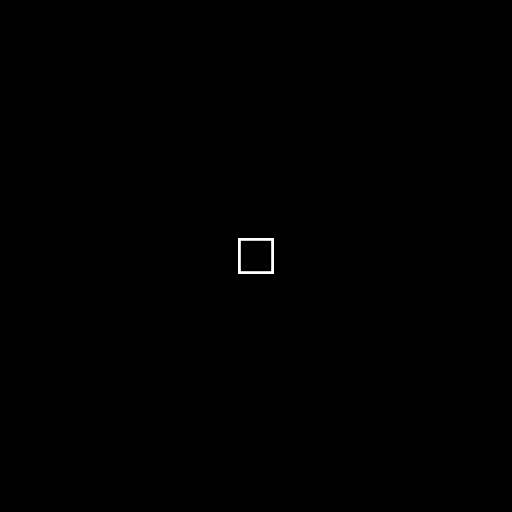
%> input picture kuang.jpg, 512 x 512 px
$ octave sphereLightSource2.m   (GNU Octave 9; MATLAB toolbox functions it lacks are replaced by stand-ins)
%> lines starting %> are read from the running program, lines starting %| are printed output that depends on the picture
### fresnelDiffraction.m
%% Simulate fresnell diffraction

function Y = fresnelDiffraction(X,z0,d0,lambda)
    N = length(X);
    if size(X,2)~=N
        error('X is not square');
    end

    k = 2*pi/lambda;

    dx0 = d0; dy0 = d0;
    dx = lambda*z0/N/d0;    %源目标的采样到接受平面采样间隔的换算
    dy = dx;

    Y = zeros(size(X));
    EXP0 = zeros(size(X));
    EXP = zeros(size(X));
    for i = 1:N
        for j = 1:N
            EXP0(i,j) = exp(sqrt(-1)*k/2/z0*((i-N/2)^2*dx0^2+(j-N/2)^2*dy0^2));
            EXP(i,j) = exp(sqrt(-1)*k/2/z0*((i-N/2)^2*dx^2+(j-N/2)^2*dy^2));
        end
    end
    Y(:) = EXP .* fftshift(fft2(X .* EXP0));
end

### sphereLightSource2.m
%% 数字全息成像的数值仿真
% author: 左元
% email: zuoyuan@mail.ustc.edu.cn
% 球面波照明和重建，同轴无透镜傅里叶变换全息

%% 一些常数的定义
Nx = 512; Ny = 512;
dx = 0.01e-3; dy = dx;
Lx = Nx*dx; Ly = Ny*dy;
X = 1e-3; Y = X;

lambda = 632.8e-9;
k = 2*pi/lambda; m = 1;
z0 = max((X+(1-1/m)*Lx)/lambda*dx, (Y+(1-1/m)*Ly)/lambda*dy); % 同轴无透镜傅里叶变换全系，最小记录距离
zr = m*z0;
dx0 = lambda*z0/Nx/dx;
dy0 = lambda*z0/Ny/dy;

xr = 3/2*X; % 参考光角度偏置，将影响干涉图样的频谱分布，调整这个参数可以观察到频谱的变化
yr = 3/2*Y;


%% 目标物
obj = im2double(rgb2gray(imread('kuang.jpg')));
%> obj: size 512x512 double; min 0, max 1, mean 0.00142
subplot(2,3,1);
imshow(obj);

%% 参考光，球面波，菲涅尔近似为二次相因子
R = zeros(Nx,Ny);
for i = 1:Nx
    for j = 1:Ny
        x = (i-Nx/2)*dx;
        y = (j-Ny/2)*dy;
        R(i,j) = exp(sqrt(-1)*k/2/zr*((x)^2 + (y)^2));
    end
end


%% 得到CCD接受到的干涉图样
Obj = fresnelDiffraction(obj, z0, dx0, lambda);
subplot(2,3,2);

Obj = Obj / max(max(abs(Obj))) * 5; % 对实际值归一化，倍乘数表示相对参考光R的相对强度
H = abs(Obj+R).^2;
H = H/max(max(H));
imshow(H);

%% 干涉图样频谱
subplot(2,3,3);
fftQxI = fftshift(fft2(H));
tmp = abs(fftQxI);
imshow(tmp/max(max(tmp))*20);
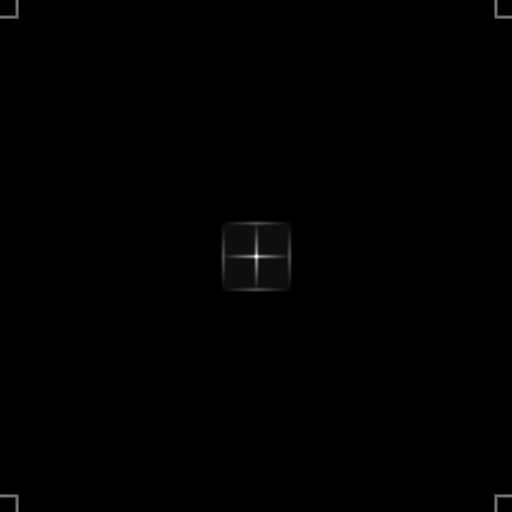
%> displayed picture: size 512x512, on the screen's scale of 0 to 255; min 0, max 255, mean 0.6


%% 再现光，离轴球面波，增加相移
R2 = zeros(Nx,Ny);
for i = 1:Nx
    for j = 1:Ny
        x = (i-Nx/2)*dx;
        y = (j-Ny/2)*dy;
        R2(i,j) = exp(-sqrt(-1)*k/2/z0*((x-xr)^2 + (y-yr)^2));
    end
end

%% 再现
CH = R2 .* H;
subplot(2,3,4);

animate = 1;
if animate
    for zi = linspace(1e-5, z0, 40)
%> (the run ends here)
